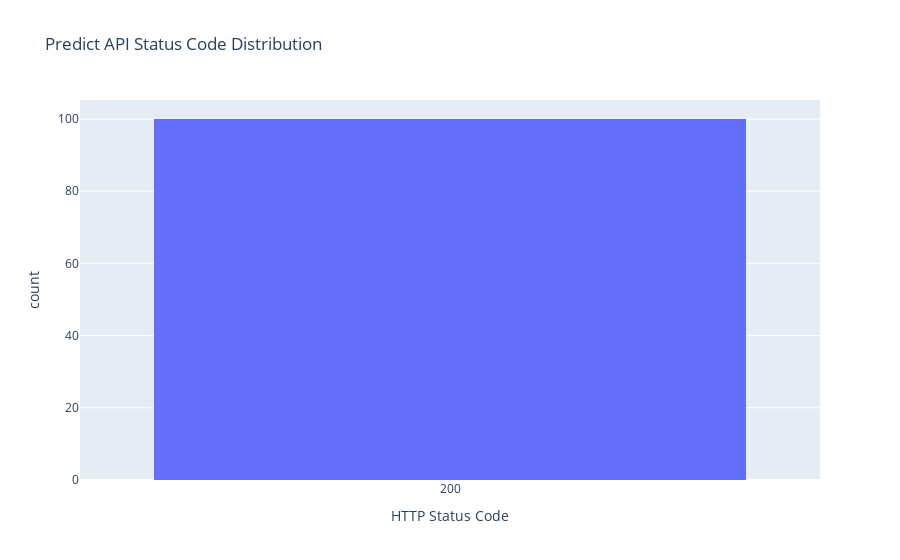

This figure's notebook cell:
### Code cell
# Predict API status code distribution
predict_df_status_df = predict_df.fillna({"status_code": -1}).copy()
predict_df_status_df["status_code"] = predict_df_status_df["status_code"].astype(int).astype(str)

fig_status = px.histogram(
    predict_df_status_df,
    x="status_code",
    title="Predict API Status Code Distribution",
    labels={"status_code": "HTTP Status Code"},
)
fig_status.show()

### Figure 1 — Plotly figure (JSON) as saved in the notebook; plotly's stock layout.template omitted (floating-point values rounded to 4 significant figures)
{"data": [{"alignmentgroup": "True", "bingroup": "x", "hovertemplate": "HTTP Status Code=%{x}<br>count=%{y}<extra></extra>", "legendgroup": "", "marker": {"color": "#636efa", "pattern": {"shape": ""}}, "name": "", "offsetgroup": "", "orientation": "v", "showlegend": false, "type": "histogram", "x": ["200", "200", "200", "200", "200", "200", "200", "200", "200", "200", "200", "200", "200", "200", "200", "200", "200", "200", "200", "200", "200", "200", "200", "200", "200", "200", "200", "200", "200", "200", "200", "200", "200", "200", "200", "200", "200", "200", "200", "200", "200", "200", "200", "200", "200", "200", "200", "200", "200", "200", "200", "200", "200", "200", "200", "200", "200", "200", "200", "200", "200", "200", "200", "200", "200", "200", "200", "200", "200", "200", "200", "200", "200", "200", "200", "200", "200", "200", "200", "200", "200", "200", "200", "200", "200", "200", "200", "200", "200", "200", "200", "200", "200", "200", "200", "200", "200", "200", "200", "200"], "xaxis": "x", "yaxis": "y"}], "layout": {"barmode": "relative", "legend": {"tracegroupgap": 0}, "title": {"text": "Predict API Status Code Distribution"}, "xaxis": {"anchor": "y", "domain": [0, 1], "title": {"text": "HTTP Status Code"}}, "yaxis": {"anchor": "x", "domain": [0, 1], "title": {"text": "count"}}}}
